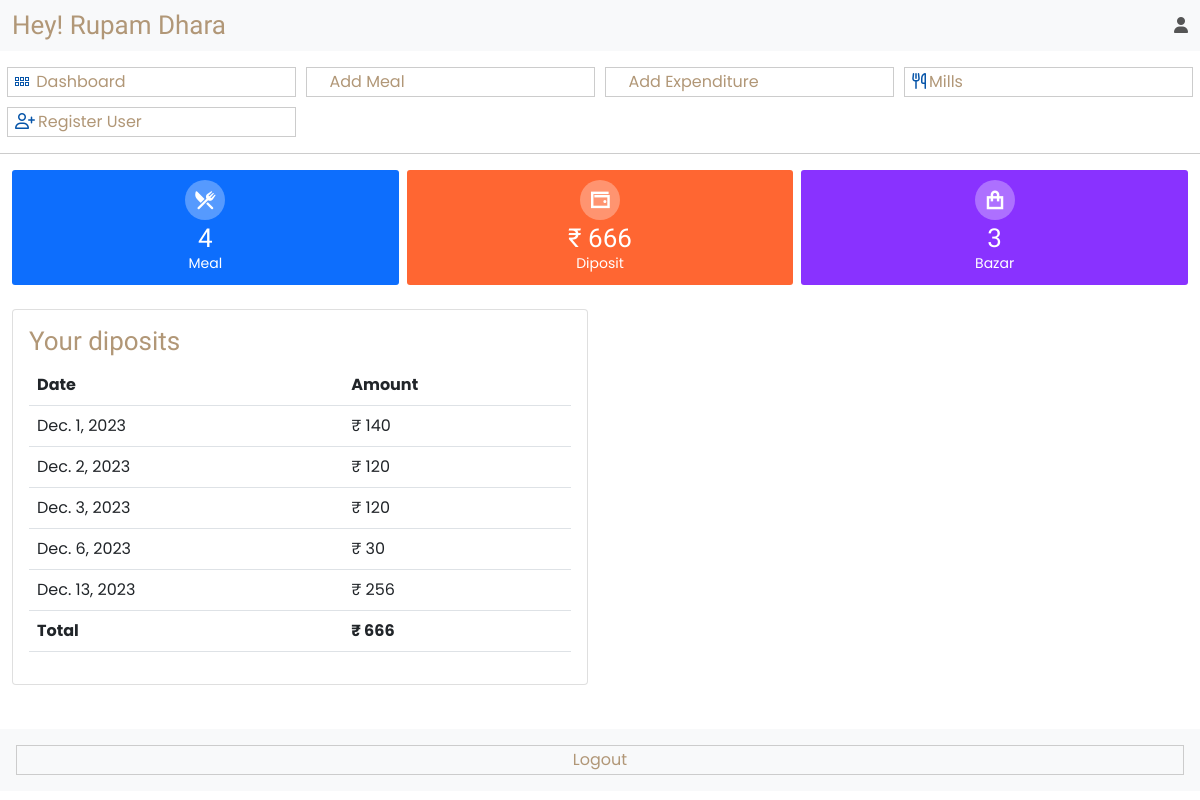
The app's page /dashboard/ (signed in), older data.
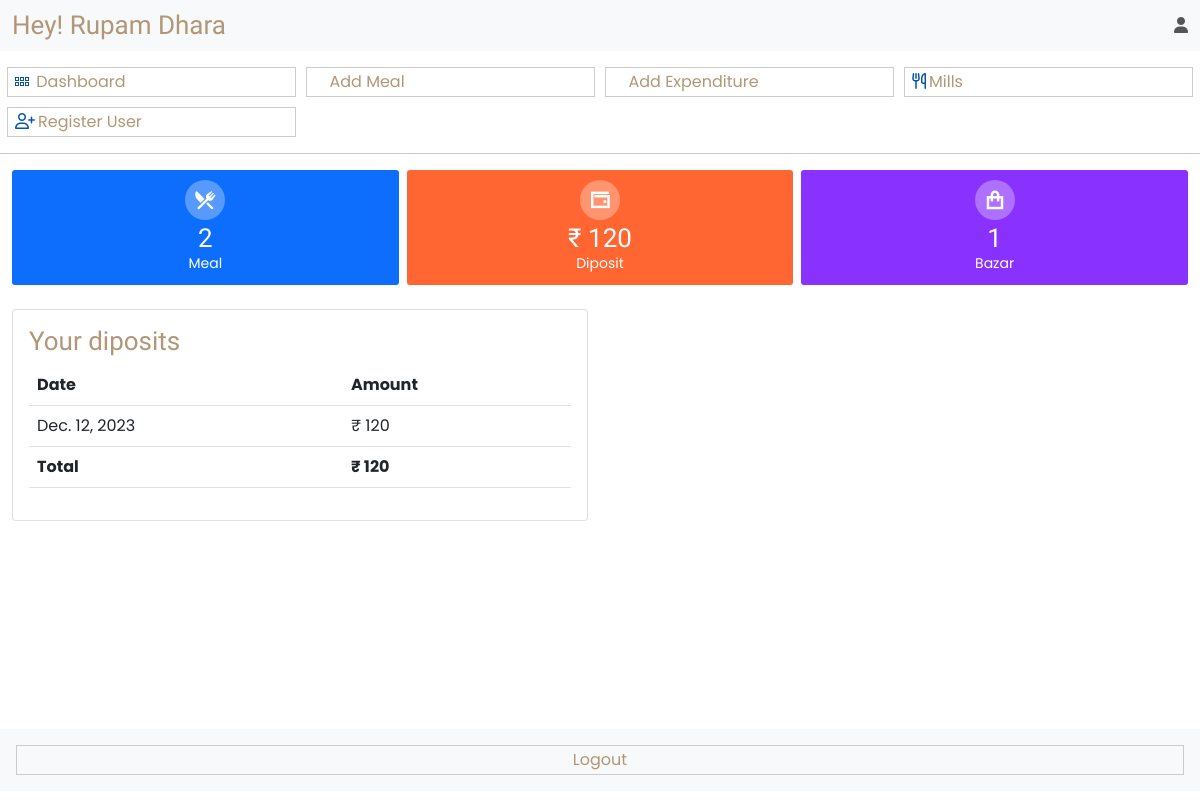
The same page, newer data.
### mess/models.py (models this page shows, shortened)
class Diposit(models.Model):
    REASONE_CHOICE = [
        ("B", "Bazar"),
        ("E", "Establishment"),
    ]
    date = models.DateField()
    user = models.ForeignKey(User, on_delete=models.CASCADE)
    reasone = models.CharField(max_length=1, choices=REASONE_CHOICE, default='B')
    amount = models.IntegerField()

### core/views.py (the view)
# urls.py: path('dashboard/', core_view.Dashboard, name='dashboard'),
@login_required
def Dashboard(request):
    try:
        bill = Bill.objects.get(user_id=request.user.id, date__month=c_m, date__year=c_y)
        total_mill = bill.mill
    except:
        total_mill = 0
    mills = Mill.objects.filter(user_id=request.user.id, date__month=c_m, date__year=c_y)
    bazar_count = mills.count()
    diposit = 0
    diposit = Diposit.objects.filter(user_id=request.user.id, date__month=c_m, date__year=c_y).aggregate(Sum('amount'))['amount__sum']
    if diposit is None:
        diposit = 0
    try:
        prev_bill = Bill.objects.get(user_id=request.user.id, date__month=p_m, date__year=p_y)
        due = int(prev_bill.due_or_return)
    except:
        due = 0
    diposits = Diposit.objects.filter(user_id=request.user.id, date__month=c_m, date__year=c_y)
    data = {
        'total_mill' : total_mill,
        'diposit' : diposit,
        'bazar_count' : bazar_count,
        'due' : due,
        'diposits' : diposits
    }
    return render(request, 'account/dashboard.html', data)

### templates/account/dashboard.html (shortened to what the changed rows need)
<!DOCTYPE html>
<html>
<head>
	<link rel="stylesheet" type="text/css" href="/static/css/bootstrap.css">
	<link rel="stylesheet" type="text/css" href="/static/fontawesome/css/all.css">
	<link rel="stylesheet" type="text/css" href="/static/css/swiper.css">
	<link rel="stylesheet" type="text/css" href="/static/css/style.css">
</head>
<body>
    <main class="site">
        <div class="page-content">
            <div class="dashboard-cont py-3">
                <div class="container">
                    <div class="row mb-4 g-2">
                        <div class="col-4">
                            <div class="dash-box text-center bg-primary">
                                <div class="icon"><i class="fa-solid fa-fork-knife"></i></div>
                                <h3>{{ total_mill }}</h3>
                                <span class="small">Meal</span>
                            </div>
                        </div>
                        <div class="col-4">
                            <div class="dash-box text-center bg-orange">
                                <div class="icon"><i class="fa-sharp fa-solid fa-wallet"></i></div>
                                <h3>₹ {{ diposit }}</h3>
                                <span class="small">Diposit</span>
                            </div>
                        </div>
                        <div class="col-4">
                            <div class="dash-box text-center bg-purple">
                                <div class="icon"><i class="fa-sharp fa-solid fa-bag-shopping"></i></div>
                                <h3>{{ bazar_count }}</h3>
                                <span class="small">Bazar</span>
                            </div>
                        </div>
                    </div>
                    <div class="row">
                        {% if diposits %}
                            <div class="col-md-6">
                                <div class="card">
                                    <div class="card-body">
                                        <h3>Your diposits</h3>
                                            <div class="table-responsive">
                                                <table class="table">
                                                    <tr>
                                                        <th>Date</th>
                                                        <th>Amount</th>
                                                    </tr>
                                                    {% for diposit in diposits %}
                                                        <tr>
                                                            <td>{{ diposit.date }}</td>
                                                            <td>₹ {{ diposit.amount }}</td>
                                                        </tr>
                                                    {% endfor %}
                                                    <tr>
                                                        <th>Total</th>
                                                        <th>₹ {{ diposit }}</th>
                                                    </tr>
                                                </table>
                                            </div>
                                    </div>
                                </div>
                            </div>
                       {% endif %}
                    </div>
                </div>
            </div>
        </div>
    </main>
</body>
</html>

Row changes from the older to the newer data that the page shows:
removed Diposit: date "Dec. 1, 2023", amount "140"
removed Diposit: date "Dec. 2, 2023", amount "120"
removed Diposit: date "Dec. 3, 2023", amount "120"
removed Diposit: date "Dec. 6, 2023", amount "30"
removed Diposit: date "Dec. 13, 2023", amount "256"
added Diposit: date "Dec. 12, 2023", amount "120"
Text that changed along with them:
{{ total_mill }}: "4" → "2"
{{ diposit }}: "666" → "120"
{{ bazar_count }}: "3" → "1"
